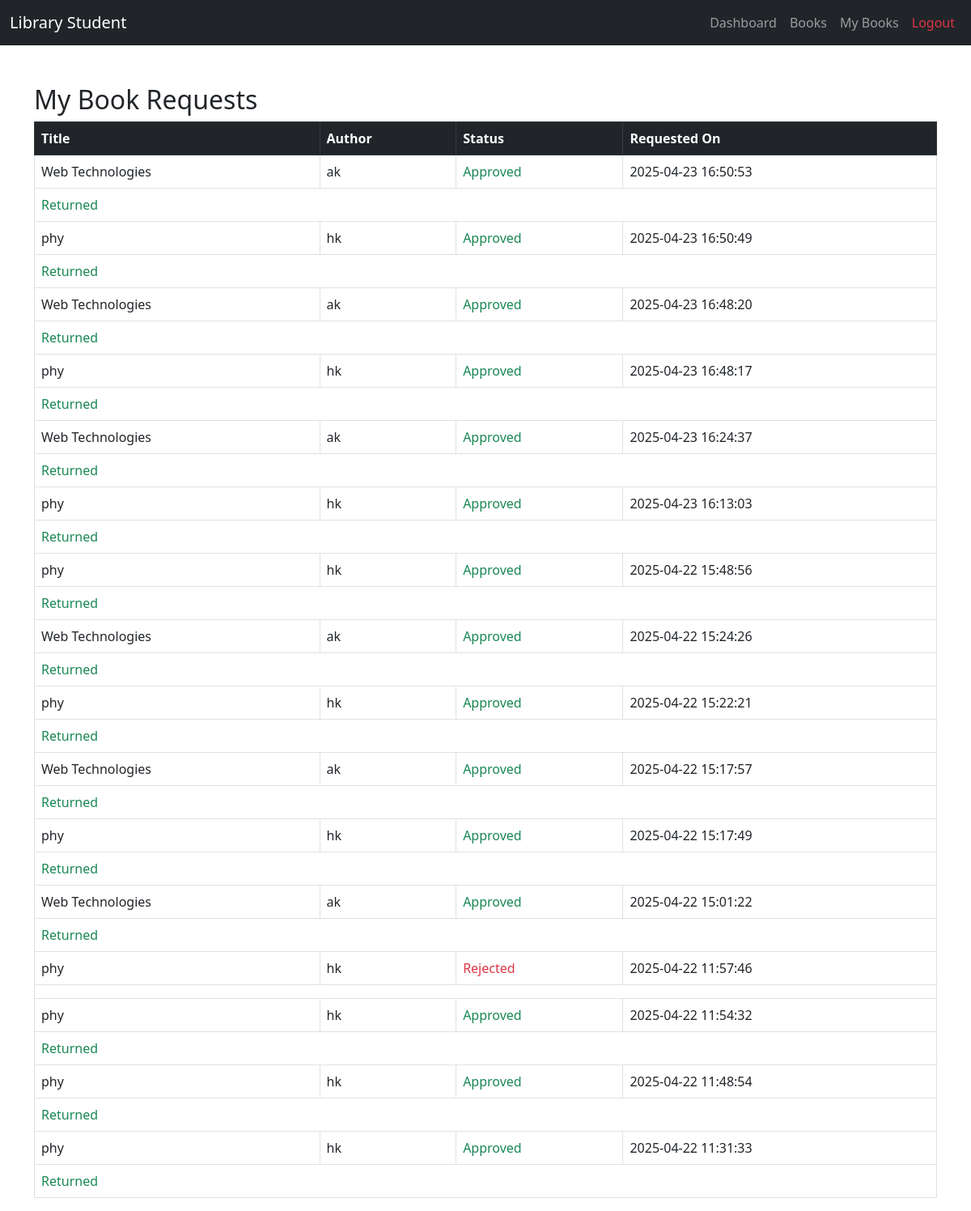
The page /student/my_books.php (signed in) on the database its author committed.
### tables this page shows
CREATE TABLE IF NOT EXISTS `book_requests` (
  `id` int NOT NULL AUTO_INCREMENT,
  `student_id` int DEFAULT NULL,
  `book_id` int DEFAULT NULL,
  `status` enum('pending','approved','rejected') DEFAULT 'pending',
  `request_date` timestamp NULL DEFAULT CURRENT_TIMESTAMP,
  `is_returned` tinyint(1) DEFAULT '0',
  PRIMARY KEY (`id`),
  KEY `student_id` (`student_id`),
  KEY `book_id` (`book_id`)
);

CREATE TABLE IF NOT EXISTS `books` (
  `id` int NOT NULL AUTO_INCREMENT,
  `title` varchar(255) NOT NULL,
  `author` varchar(255) NOT NULL,
  `category` varchar(100) DEFAULT NULL,
  `quantity` int DEFAULT '1',
  PRIMARY KEY (`id`)
);

### student/my_books.php (the view, shortened to what this page needs)
<?php
include '../includes/db.php';
$student_id = $_SESSION['user_id'];
$query = "
    SELECT br.id AS request_id, br.status, br.request_date, br.is_returned, b.title, b.author
FROM book_requests br
JOIN books b ON br.book_id = b.id
WHERE br.student_id = $student_id
ORDER BY br.request_date DESC
";
$requests = $conn->query($query);
?>
<!DOCTYPE html>
<html>
<head>
    <link href="https://cdn.jsdelivr.net/npm/bootstrap@5.3.0/dist/css/bootstrap.min.css" rel="stylesheet">
</head>
<body>
<?php include 'navbar.php'; ?>
<div class="container mt-5">
    <h2>My Book Requests</h2>
    <table class="table table-bordered table-hover">
        <thead class="table-dark">
            <tr>
                <th>Title</th>
                <th>Author</th>
                <th>Status</th>
                <th>Requested On</th>
            </tr>
        </thead>
        <tbody>
    <?php while ($row = $requests->fetch_assoc()): ?>
        <tr>
            <td><?= htmlspecialchars($row['title']) ?></td>
            <td><?= htmlspecialchars($row['author']) ?></td>
            <td>
                <?php
                    $color = match ($row['status']) {
                        'approved' => 'text-success',
                        'rejected' => 'text-danger',
                        default => 'text-warning'
                    };
                ?>
                <span class="<?= $color ?>"><?= ucfirst($row['status']) ?></span>
            </td>
            <td><?= $row['request_date'] ?></td>
        </tr>
        <tr>
            <td colspan="4">
                <?php if ($row['status'] == 'approved' && !$row['is_returned']): ?>
                    <a href="return_book.php?request_id=<?= $row['request_id'] ?>" class="btn btn-sm btn-danger">Return</a>
                <?php elseif ($row['is_returned']): ?>
                    <span class="text-success">Returned</span>
                <?php endif; ?>
            </td>
        </tr>
    <?php endwhile; ?>
</tbody>
    </table>
</div>
</body>
</html>

### rows shown on the page
book_requests: book.title "Web Technologies", book.author "ak", status "Approved", request_date "2025-04-23 16:50:53", is_returned "Returned"
book_requests: book.title "phy", book.author "hk", status "Approved", request_date "2025-04-23 16:50:49", is_returned "Returned"
book_requests: book.title "Web Technologies", book.author "ak", status "Approved", request_date "2025-04-23 16:48:20", is_returned "Returned"
book_requests: book.title "phy", book.author "hk", status "Approved", request_date "2025-04-23 16:48:17", is_returned "Returned"
book_requests: book.title "Web Technologies", book.author "ak", status "Approved", request_date "2025-04-23 16:24:37", is_returned "Returned"
book_requests: book.title "phy", book.author "hk", status "Approved", request_date "2025-04-23 16:13:03", is_returned "Returned"
book_requests: book.title "phy", book.author "hk", status "Approved", request_date "2025-04-22 15:48:56", is_returned "Returned"
book_requests: book.title "Web Technologies", book.author "ak", status "Approved", request_date "2025-04-22 15:24:26", is_returned "Returned"
book_requests: book.title "phy", book.author "hk", status "Approved", request_date "2025-04-22 15:22:21", is_returned "Returned"
book_requests: book.title "Web Technologies", book.author "ak", status "Approved", request_date "2025-04-22 15:17:57", is_returned "Returned"
book_requests: book.title "phy", book.author "hk", status "Approved", request_date "2025-04-22 15:17:49", is_returned "Returned"
book_requests: book.title "Web Technologies", book.author "ak", status "Approved", request_date "2025-04-22 15:01:22", is_returned "Returned"
book_requests: book.title "phy", book.author "hk", status "Rejected", request_date "2025-04-22 11:57:46"
book_requests: book.title "phy", book.author "hk", status "Approved", request_date "2025-04-22 11:54:32", is_returned "Returned"
book_requests: book.title "phy", book.author "hk", status "Approved", request_date "2025-04-22 11:48:54", is_returned "Returned"
book_requests: book.title "phy", book.author "hk", status "Approved", request_date "2025-04-22 11:31:33", is_returned "Returned"
